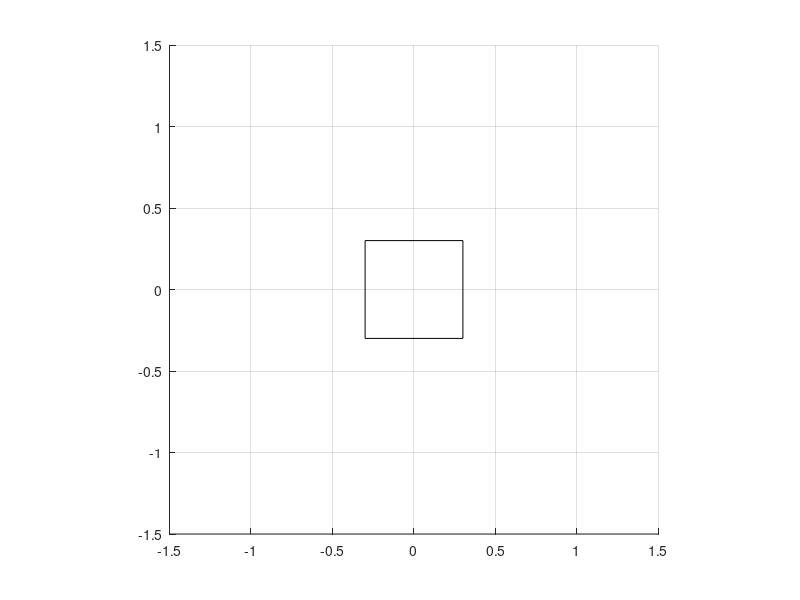

Write the MATLAB code that produced this figure. (Note: this script raises an error after producing the figure.)
% close all;
% 
clear calcSpeeds
clear calcSpeedsWhileMoving

color = 'kbgrcmy'; colorVal=1;

robotIds = [528 314 871];
[~,numberOfRobots] =size(robotIds);


numberOfRobots=2;
robot=[ ([-.1,   -.7, pi/2])
        ([-5, -6.5, pi/2])
        ];
robotT1 = robot;
%positions being input from VREP - these are just DUMMY values, but right
%ones

figure; hold on; grid on;
FLOORSIZE = 1.5; % in meters HALF
axis([-FLOORSIZE FLOORSIZE -FLOORSIZE FLOORSIZE]); axis square;

%Obstacle Info
x0 = 0;
y0 = 0;
v1=.3; v2=.3;
rectWidth =v1*2;
rectHeight=v2*2;

%Draw a rectangle
rectangle('Position',[x0-v1 y0-v2 rectWidth rectHeight]);%,'FaceColor',[1 0 0]);

A=sqrt(1/(2*((v1)^2)));
B=sqrt(1/(2*((v2)^2)));

ellipse(x0,y0,1/A,1/B);

ra = 1;
rk = zeros(numberOfRobots,1);

fxkdes = ones(numberOfRobots,1);
fykdes = ones(numberOfRobots,1);
% for figure 4
fxkdes = fxkdes.*8;
fykdes = fykdes.*8;

fxkOA = zeros(numberOfRobots,1);
fykOA = zeros(numberOfRobots,1);

xdot = zeros(numberOfRobots,1);
ydot = zeros(numberOfRobots,1);

psi = zeros(numberOfRobots,1);
chi = zeros(numberOfRobots,1);

M=1;
Bz=1;
kd=9;

maxVel=1000;
stopVel=0;


% Create Animated Line Objects for Each robot, different colors
robotTrajectory = animatedline('Color',color(colorVal),'LineWidth',2);
for i = 1: numberOfRobots-1
   colorVal = colorVal+1;
   if(colorVal>7)
       colorVal=1;
   end
   robotTrajectory = [robotTrajectory;animatedline('Color',color(colorVal),'LineWidth',2)];
end


t = 0;
MAX_TIME = 200;
zed = zeros(MAX_TIME,numberOfRobots*2);
% xdot1, ydot1, xdot2, ydot2
while t<MAX_TIME
    t = t+1;
    
    for i=1:numberOfRobots
k = find(robots(:,1)==robotIds(1,i));
        if isempty(k)
            continue
        else
            x = robots(k(1,1),2);
            y = -robots(k(1,1),3);
            theta = robots(k(1,1),4);
            
            addpoints(robotTrajectory(i),x,y);
            if t==0
                circle(robot(i,1),robot(i,2),0.076,2);
            end
            
            robot(i,:) = [x y theta];
            robotT1(i,:) = robot(i,:);
            drawnow
        end

    end    
    
    for i=1:numberOfRobots
        xk = robot(i,1);
        yk = robot(i,2);
        
        chi(i)=atan2(y0-yk,x0-xk);
        psi(i) = atan2(robot(i,2)-robotT1(i,2),robot(i,1)-robotT1(i,1));

        if(mod(psi(i)-chi(i),2*pi)<=pi)
            fxkrc  =  (B/A)*(yk-y0);
            fykrc  = -(A/B)*(xk-x0);            
            fxkr   = fxkrc;
            fykr   = fykrc;
        else
            fxkrcc = -(B/A)*(yk-y0);
            fykrcc =  (A/B)*(xk-x0);
            fxkr   = fxkrcc;
            fykr   = fykrcc;
        end
        
        if(i==4)
            zed
        end
        
        fxkrn = fxkr/norm([fxkr;fykr]);
        fykrn = fykr/norm([fxkr;fykr]);

        rk(i) =sqrt(((A^2*(xk-x0)^2+B^2*(yk-y0)^2-1)));
        if(rk(i)<=ra)
            fxkOA(i) = fxkdes(i) + ((g(fxkdes(i),fykdes(i))*fxkrn)/rk(i)^2)*((1/rk(i))-(1/ra));
            fykOA(i) = fykdes(i) + ((g(fxkdes(i),fykdes(i))*fykrn)/rk(i)^2)*((1/rk(i))-(1/ra));
        else
            fxkOA(i) = fxkdes(i);
            fykOA(i) = fykdes(i);
        end
        
%         if(abs(fxkOA(i))>FORCE_MAX)
%             fxkOA(i)=(fxkOA(i)/abs(fxkOA(i)))*FORCE_MAX;
%         end
%         if(abs(fykOA(i))>FORCE_MAX)
%             fykOA(i)=(fykOA(i)/abs(fykOA(i)))*FORCE_MAX;
%         end

        fx = @(t,x) [x(2); (fxkOA(i)-(Bz+kd)*x(2))/M];
%         [T,X]=ode45(fx,[0,0.05],[xk;xdot(i)]);
        [T,X]=ode45(fx,[0,0.05],[xk;0]);
        [m,z] = size(X);
        xk=real(X(m,1));
        xdot(i)=real(X(m,2));

        fy = @(t,y) [y(2); (fykOA(i)-(Bz+kd)*y(2))/M];
%         [T,Y]=ode45(fy,[0,0.05],[yk;ydot(i)]);
        [T,Y]=ode45(fy,[0,0.05],[yk;0]);
        [m,z] = size(Y);
        yk=real(Y(m,1));
        ydot(i)=real(Y(m,2));
        
        % xdot1, ydot1, xdot2, ydot2
        if(i==1)
            zed(t,1) = real(xdot(i));
            zed(t,2) = real(ydot(i));
        end
        if(i==2)
            zed(t,3) = real(xdot(i));
            zed(t,4) = real(ydot(i));
        end
    end
    
    for i=1:numberOfRobots
        mult = 1;
        if(i==1)
%             goalX = robot(i,1)+zed(t,1)*mult;
%             goalY = robot(i,2)+zed(t,2)*mult;
%             [vLeft,vRight] = calcSpeedsWhileMoving(i,x,y,theta,goalX,goalY);
%             formatSpec = 'Robot=%1.0f X=%4.2f, Y=%4.2f, Th=%4.2f, Xg=%4.2f, Yg=%4.2f\n';
%             sendSpeeds(s,i,vLeft,vRight);
        end
        if(i==2)
            goalX = robot(i,1)+zed(t,3)*mult;
            goalY = robot(i,2)+zed(t,4)*mult;
            [vLeft,vRight] = calcSpeedsWhileMoving(i,x,y,theta,goalX,goalY);
            formatSpec = 'Robot=%1.0f X=%4.2f, Y=%4.2f, Th=%4.2f, Xg=%4.2f, Yg=%4.2f\n';
            sendSpeeds(s,i,vLeft,vRight);
            
        end        
     %   [res Ints Floats Strings Buffer]=vrep.simxCallScriptFunction(clientID,'remoteApiCommandServer',vrep.sim_scripttype_childscript,'setVelocity_function',[i vX vY],[],'',[],vrep.simx_opmode_blocking);
    end
    pause(0.2);
    t
    zed
%     vX
%     vY
end

for i=1:numberOfRobots
    circle(robot(i,1),robot(i,2),0.076,4);
end

for i=1:numberOfRobots
    vX = stopVel;
    vY = stopVel;
  %  [res Ints Floats Strings Buffer]=vrep.simxCallScriptFunction(clientID,'remoteApiCommandServer',vrep.sim_scripttype_childscript,'setVelocity_function',[i vX vY],[],'',[],vrep.simx_opmode_blocking);
end